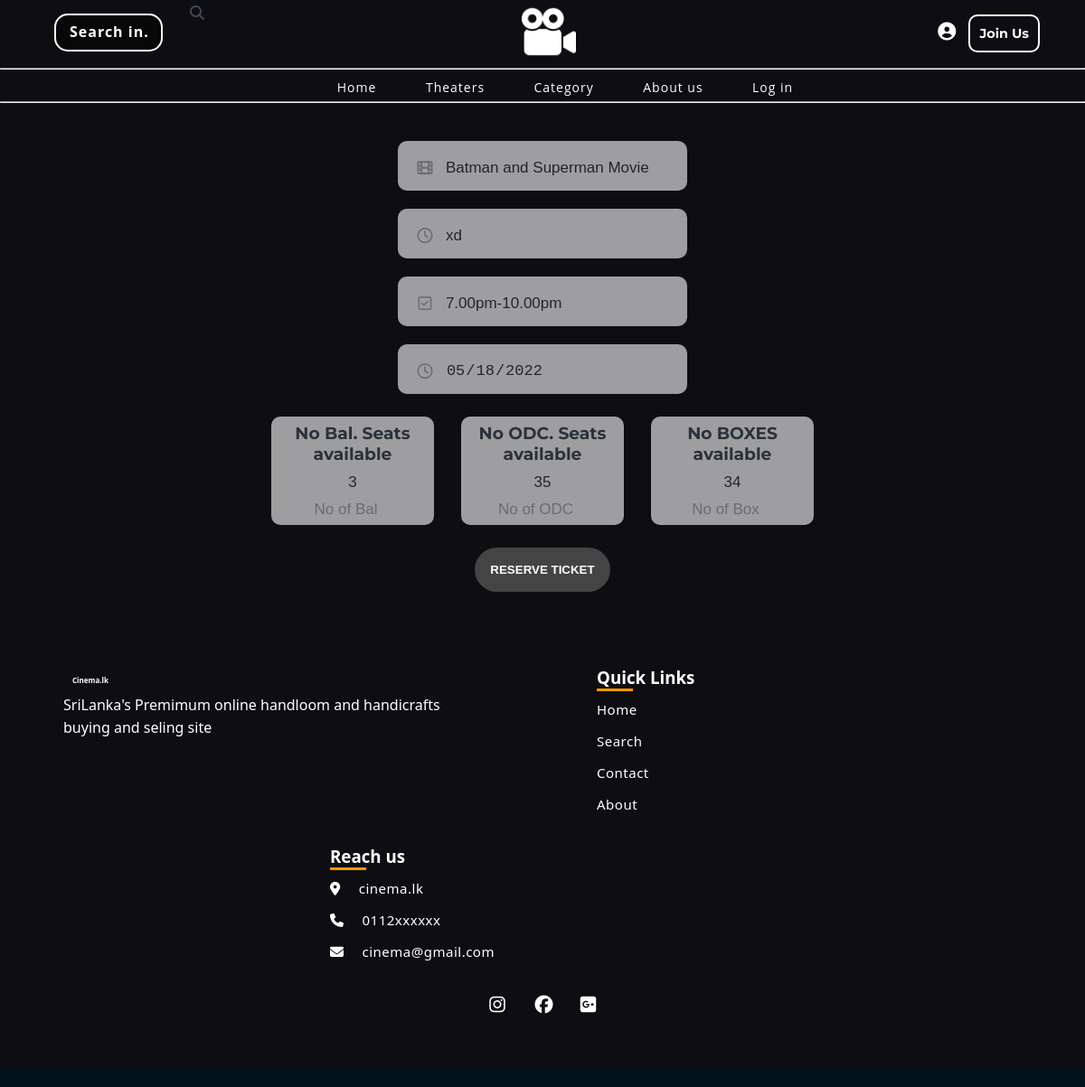
Screenshot of /views/bookingSeats.php?movie_id=7&theater_id=1&date=2022-05-18&time=0 with the database file from the repository.
### tables this page shows
CREATE TABLE `movie` (
  `movie_id` int(11) NOT NULL,
  `name` varchar(50) NOT NULL,
  `release_date` date NOT NULL,
  `director_name` varchar(50) NOT NULL,
  `language` varchar(255) NOT NULL,
  `on_screening` tinyint(1) NOT NULL,
  `description` text NOT NULL,
  `url` varchar(255) NOT NULL,
  `votes` int(5) NOT NULL DEFAULT 1982,
  `imbm` int(2) NOT NULL DEFAULT 5,
  `duration` int(11) DEFAULT 120
);

CREATE TABLE `theater_owner` (
  `theater_id` int(50) NOT NULL,
  `theater_name` varchar(50) NOT NULL,
  `email` varchar(50) NOT NULL,
  `password` varchar(255) NOT NULL,
  `location` text NOT NULL,
  `contact_no` int(10) NOT NULL,
  `no_balcony_seats` int(5) NOT NULL,
  `no_odc_seats` int(5) NOT NULL,
  `no_of_box` int(5) NOT NULL,
  `open_time` datetime NOT NULL,
  `type` int(2) NOT NULL
);

### controllers/addMovieController.php (called while the page is built, shortened)
<?php
function executeQuery($query)
{
    require('connection.php');
    $result = mysqli_query($connection, $query);
    if ($result) {
        if (mysqli_num_rows($result) > 0) {
            $all_the_movies = array();
            while ($row = mysqli_fetch_assoc($result)) {
                $all_the_movies[] = $row;
            }
            return $all_the_movies;
        } else {
            return array();
        }
    } else {
        echo 'error';
    }
}
?>

### controllers/theatersController.php (called while the page is built, shortened)
<?php
include "../controllers/addMovieController.php";
function getTheTheater($id){
    $query = "SELECT * FROM theater_owner WHERE  theater_id='$id'";
    return executeQuery($query);
}
function getTheMovieById($id){
    $query = "SELECT * FROM movie where movie_id = '$id'";
    return executeQuery($query);
}
function getAvailableSeats($date,$movie_id,$theater_id,$show_time){
    $query = "SELECT SUM(no_balcony_seats) as no_balcony_seats ,SUM(no_odc_seats) as no_odc_seats,SUM(no_of_box) as no_of_box
FROM ticket WHERE show_date='$date' AND movie_id = '$movie_id' AND theater_owner = '$theater_id' and show_time='$show_time';";
    return executeQuery($query);
}
?>

### views/bookingSeats.php (the view, shortened to what this page needs)
<?php
include '../controllers/theatersController.php';
$movie_id = $_GET['movie_id'];
$theater_id = $_GET['theater_id'];
$date = $_GET['date'];
$timeSlot = $_GET['time'];
$movie = getTheMovieById($movie_id);
$theater = getTheTheater($theater_id);
$seats=getAvailableSeats($date,$movie_id,$theater_id,$timeSlot);
?>
<!doctype html>
<html lang="en">
<head>
    <link rel="stylesheet" href="https://unpkg.com/flickity@2/dist/flickity.min.css">
    <link rel="stylesheet" href="../css/movie.css">
    <link rel="stylesheet" href="../css/style.css">
    <link rel="stylesheet" href="../css/header.css">
    <link rel="stylesheet" href="../css/footer.css">
    <link rel="stylesheet" href="../css/bookingSeats.css">
</head>
<body>
<?php include "../common/header.php"; ?>
<form <?php echo 'action="./test.php?movie_id='.$movie_id.'&theater_id='.$theater_id.'&date='.$date.'&time='.$timeSlot.'"'?> class="add-booking-area" method="post">
    <div class="input-field">
        <i class="fa fa-film" aria-hidden="true"></i>
        <input disabled value='<?php echo $movie[0]['name'].' Movie' ?>' required type="text" name="movie_name" placeholder="Movie"/>
    </div>
    <div class="input-field">
        <i class="fa fa-clock-o" aria-hidden="true"></i>
        <input disabled value=<?php echo $theater[0]['theater_name'].' Theater ' ?> required type="text" name="theater_id" placeholder="Theater"/>
    </div>
    <div class="input-field">
        <i class="fa fa-check-square-o" aria-hidden="true"></i>
        <input disabled value='<?php if ($date==0) {echo "9.00am-12.00am";}elseif ($date==1){echo "2.00pm-5.00pm";}
            else{ echo "7.00pm-10.00pm";}
        ?>' type="text" name="timeToWatch"
               placeholder="Time of Watch"/>
    </div>
    <div class="input-field">
        <i class="fa fa-clock-o" aria-hidden="true"></i>
        <input disabled value='<?php echo $date ?>' type="date" name="date"
               placeholder="Time of Watch"/>
    </div>
    <div class="seats-booking">
        <div class="input-field schedule">
            <h3 style="text-align: center">No Bal. Seats available</h3>
            <input disabled value=<?php echo ( $theater[0]['no_balcony_seats']-$seats[0]['no_balcony_seats']) ?>  type="text" placeholder=""/>
            <input min="0" max=<?php echo( $theater[0]['no_balcony_seats']-$seats[0]['no_balcony_seats']) ?> type="number" name="noOfBal" placeholder="No of Bal"/>
        </div>
        <div class="input-field schedule">
            <h3 style="text-align: center">No ODC. Seats available</h3>
            <input disabled value=<?php echo ( $theater[0]['no_odc_seats']-$seats[0]['no_odc_seats']) ?>  type="text" placeholder="Time of Watch"/>
            <input required min="0" max=<?php echo ( $theater[0]['no_odc_seats']-$seats[0]['no_odc_seats']) ?>  type="number" name="noOfOdc" placeholder="No of ODC"/>
        </div>
        <div class="input-field schedule">
            <h3 style="text-align: center">No BOXES available</h3>
            <input class="number-input" disabled value=<?php echo ( $theater[0]['no_of_box']-$seats[0]['no_of_box']) ?>   type="text"
                   placeholder="Time of Watch"/>
            <input min="0" max=<?php echo ( $theater[0]['no_of_box']-$seats[0]['no_of_box']) ?>  type="number" name="noOfBox" placeholder="No of Box"/>
        </div>
    </div>
    <input type="submit" name="signup-btn-on" class="btn" value="Reserve Ticket"/>
</form>
<?php include "../common/footer.php"; ?>
</body>
</html>

### css/movie.css (style rules this page uses)
:root { --body-bg-color: #e5f4f9; --body-color-light: #8b939c; --body-font: "Roboto", sans-serif; --page-bg-color: #f2f5f7; --body-color: #3d4954; --border-color: #b8bec3; --placeholder: #ccd0d2; }
* { outline: none; box-sizing: border-box; }
html { box-sizing: border-box; -webkit-font-smoothing: antialiased; }
body { background-color: #fff; background-attachment: fixed; font-family: var(--body-font); color: var(--body-color); font-weight: 400; margin: 0; }

### css/style.css (style rules this page uses)
* { margin: 0; padding: 0; box-sizing: border-box; }
form { display: flex; align-items: center; justify-content: center; flex-direction: column; padding: 2rem 5rem; overflow: hidden; }
.input-field { max-width: 320px; width: 100%; background-color: #fff; opacity: 0.6; margin: 10px 0; height: 55px; border: 2px solid #fff; border-radius: 10px; display: grid; grid-template-columns: 15% 85%; padding: 0 5px; position: relative; }
.input-field i { text-align: center; line-height: 55px; color: #acacac; transition: 0.5s; font-size: 17px; }
.input-field input { background: transparent; outline: none; border: none; line-height: 1; font-weight: 500; font-size: 17px; color: #333; }
.input-field input::placeholder { color: #aaa; font-weight: 500; }
.btn { width: 150px; background-color: #444; border: none; outline: none; height: 49px; border-radius: 49px; color: #fff; text-transform: uppercase; font-weight: 600; margin: 10px 0; cursor: pointer; transition: 0.5s; }

### css/header.css (style rules this page uses)
body { font-family: 'Montserrat', sans-serif; background-color: #0e0d12; }

### css/bookingSeats.css (style rules this page uses)
.seats-booking { display: flex; justify-content: space-between; }
.schedule { height: 120px; width: 180px; margin: 15px; display: flex; flex-direction: column; justify-content: space-around; align-items: center; }
.schedule input { text-align: center; width: 120px; }

### rows the page displays
movie: movie_name "Batman and Superman Movie"
theater_owner: theater_id "xd", no_balcony_seats "3", no_odc_seats "35", no_of_box "34"
